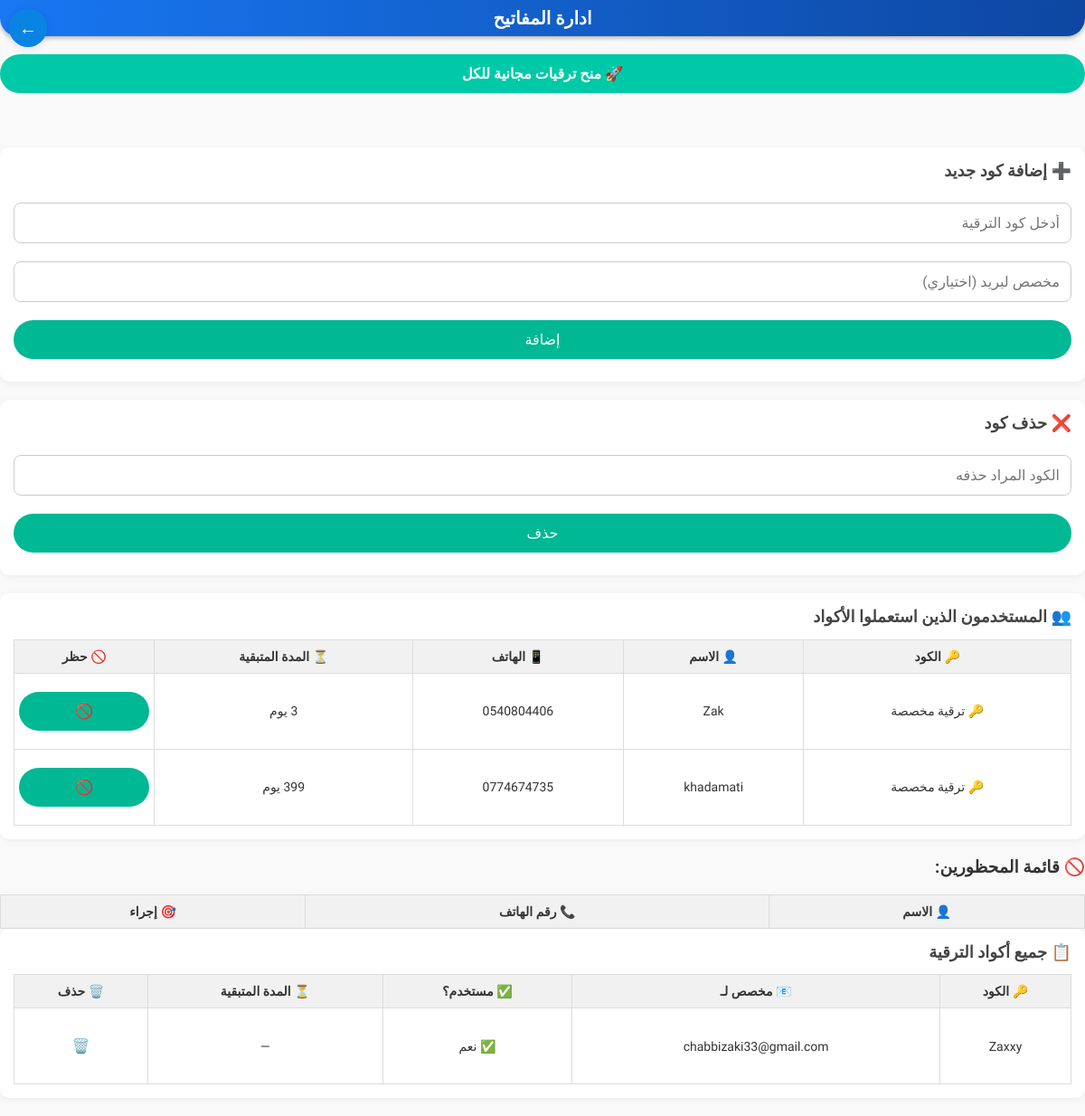
Screenshot of /admin/codes (signed in) with the database file from the repository.
### tables this page shows
CREATE TABLE users (
    id INTEGER PRIMARY KEY AUTOINCREMENT,
    name TEXT NOT NULL,
    phone TEXT UNIQUE NOT NULL,
    email TEXT UNIQUE NOT NULL,
    password TEXT NOT NULL,
    wilaya TEXT NOT NULL,
    baladiya TEXT,
    service_type TEXT NOT NULL,
    description TEXT,
    image_path TEXT,
    is_available INTEGER DEFAULT 0 CHECK(is_available IN (0, 1)),
    date_registered DATETIME DEFAULT CURRENT_TIMESTAMP,
    verification_token TEXT,
    reset_token TEXT,
    is_verified INTEGER DEFAULT 0 CHECK(is_verified IN (0, 1)),

    -- ✅ الجنس
    gender TEXT DEFAULT 'غير محدد' CHECK(gender IN ('ذكر', 'أنثى', 'غير محدد')),

    -- ✅ عرض رقم الهاتف
    show_phone INTEGER DEFAULT 1 CHECK(show_phone IN (0, 1)),

    -- خصائص الترقية
    is_upgraded INTEGER DEFAULT 0 CHECK(is_upgraded IN (0, 1)),
    upgrade_date DATETIME,
    upgrade_duration_days INTEGER DEFAULT 0,
    upgrade_code TEXT,
    is_banned INTEGER DEFAULT 0 CHECK(is_banned IN (0, 1)),

    -- صلاحية الوصول
    role TEXT DEFAULT 'user' CHECK(role IN ('admin', 'editor', 'user')),

    -- مفتاح تسجيل الدخول الخاص بالأدمن
    admin_login_key TEXT
, is_superadmin INTEGER DEFAULT 0 CHECK(is_superadmin IN (0, 1)), payment_proof_path TEXT, payment_note TEXT);

CREATE TABLE upgrade_codes (
    id INTEGER PRIMARY KEY AUTOINCREMENT,
    code TEXT UNIQUE NOT NULL,
    used INTEGER DEFAULT 0 CHECK(used IN (0, 1)),
    assigned_to TEXT,  -- email أو phone
    date_generated DATETIME DEFAULT CURRENT_TIMESTAMP,
    date_used DATETIME
);

### app.py (the view)
@app.route('/admin/codes')
def admin_codes():
    role = session.get('role')
    if role != 'admin':
        flash("🚫 فقط المشرف (admin) يمكنه تنفيذ هذا الإجراء", "danger")
        return redirect(url_for('home'))
    all_codes = get_all_upgrade_codes()
    upgraded_users = get_upgraded_users()
    conn = sqlite3.connect('database/db.sqlite')
    cursor = conn.cursor()
    cursor.execute("SELECT email, name, phone FROM users WHERE is_banned = 1")
    banned_users = cursor.fetchall()
    conn.close()
    return render_template(
        'admin_codes.html',
        all_codes=all_codes,
        upgraded_users=upgraded_users,
        banned_users=banned_users  # ✅ تمرير المتغير
    )

### upgrade.py (called while the page is built)
def get_upgraded_users():
    conn = sqlite3.connect(DB_PATH)
    cursor = conn.cursor()
    cursor.execute('''
        SELECT name, email, phone, upgrade_code, upgrade_date, upgrade_duration_days
        FROM users
        WHERE is_upgraded = 1 AND upgrade_code IS NOT NULL
    ''')
    users = []
    for name, email, phone, code, upgrade_date_str, duration in cursor.fetchall():
        if upgrade_date_str and duration:
            try:
                upgrade_dt = datetime.strptime(upgrade_date_str, "%Y-%m-%d %H:%M:%S.%f")
            except ValueError:
                upgrade_dt = datetime.strptime(upgrade_date_str, "%Y-%m-%d %H:%M:%S")
            remaining_days = (upgrade_dt + timedelta(days=duration) - datetime.utcnow()).days
        else:
            remaining_days = None
        users.append((name, email, phone, code, remaining_days))
    conn.close()
    return users

### templates/admin_codes.html (shortened to what this page needs)
<!DOCTYPE html>
<html lang="ar" dir="rtl">
<head>
</head>
<body>
  <div class ="header">ادارة
  المفاتيح</div>
<a href="{{ url_for('home') }}" class="fixed-back" title="الرئيسية">←</a>
<a href="{{ url_for('grant_upgrade_custom') }}" class="grant-upgrade-link">
  🚀  منح ترقيات مجانية للكل
</a>
<div class="section">
  <h2>➕ إضافة كود جديد</h2>
  <form method="POST" action="{{ url_for('add_code') }}">
    <input type="text" name="code" placeholder="أدخل كود الترقية" required>
    <input type="email" name="assigned_to" placeholder="مخصص لبريد (اختياري)">
    <button type="submit">إضافة</button>
  </form>
</div>
<div class="section">
  <h2>❌ حذف كود</h2>
  <form method="POST" action="{{ url_for('delete_code') }}">
    <input type="text" name="code" placeholder="الكود المراد حذفه" required>
    <button type="submit">حذف</button>
  </form>
</div>
<div class="section">
  <h2>👥 المستخدمون الذين استعملوا الأكواد</h2>
  <div class="table-container">
    <table>
      <thead>
        <tr>
          <th>🔑 الكود</th>
          <th>👤 الاسم</th>
          <th>📱 الهاتف</th>
          <th>⏳ المدة المتبقية</th>
          <th>🚫 حظر</th>
        </tr>
      </thead>
      <tbody>
        {% for user in upgraded_users %}
          <tr>
            <td>{{ user[3] or "—" }}</td>
            <td>{{ user[0] or "—" }}</td>
            <td>{{ user[2] or "—" }}</td>
            <td>
              {% if user[4] is none %}
                —
              {% elif user[4] < 0 %}
                ⛔ منتهية
              {% else %}
                {{ user[4] }} يوم
              {% endif %}
            </td>
            <td>
              <form method="POST" action="{{ url_for('ban_user') }}">
                <button type="submit">🚫</button>
              </form>
            </td>
          </tr>
        {% endfor %}
      </tbody>
    </table>
  </div>
</div>
  <h3 class="mt-4 mb-3 text-danger">🚫 قائمة المحظورين:</h3>
  <div class="table-responsive" style="max-height: 65vh; overflow-y: auto;">
    <table class="table table-striped table-bordered table-hover text-center align-middle">
      <thead class="table-dark sticky-top">
        <tr>
          <th>👤 الاسم</th>
          <th>📞 رقم الهاتف</th>
          <th>🎯 إجراء</th>
        </tr>
      </thead>
    </table>
  </div>
<div class="section">
  <h2>📋 جميع أكواد الترقية</h2>
  <div class="table-container">
    <table>
      <thead>
        <tr>
          <th>🔑 الكود</th>
          <th>📧 مخصص لـ</th>
          <th>✅ مستخدم؟</th>
          <th>⏳ المدة المتبقية</th>
          <th>🗑️ حذف</th>
        </tr>
      </thead>
      <tbody>
        {% for code in all_codes %}
          <tr>
            <td>{{ code[0] }}</td>
            <td>{{ code[1] or "—" }}</td>
            <td>{{ "✅ نعم" if code[2] else "❌ لا" }}</td>
            <td>
              {% if code[3] is none %}
                —
              {% elif code[3] < 0 %}
                ⛔ منتهية
              {% else %}
                {{ code[3] }} يوم
              {% endif %}
            </td>
            <td>
              <form method="POST" action="{{ url_for('delete_code') }}" onsubmit="return confirm('هل أنت متأكد من حذف هذا الكود؟');">
                <button type="submit" style="background-color: transparent; border: none; cursor: pointer;">🗑️</button>
              </form>
            </td>
          </tr>
        {% endfor %}
      </tbody>
    </table>
  </div>
</div>
</body>
</html>

### templates/admin_codes.html (style rules this page uses)
body { font-family: 'Cairo', sans-serif; background-color: #f9f9f9; margin: 0; direction: rtl; color: #333; }
.grant-upgrade-link { display: inline-block; background-color: #00b894; color: white; padding: 12px 20px; border-radius: 10px; text-decoration: none; font-size: 16px; font-weight: bold; transition: 0.3s; text-align: center; }
.grant-upgrade-link { display: inline-block; padding: 12px 24px; background-color: #00C9A7; color: white; text-align: center; text-decoration: none; font-weight: bold; border-radius: 30px; transition: background-color 0.3s ease, transform 0.2s ease; margin: 20px auto; display: block; }
.fixed-back { position: fixed; top: 10px; left: 10px; z-index: 1000; background-color: #0984e3; color: white; width: 42px; height: 42px; border-radius: 50%; text-align: center; line-height: 42px; font-size: 20px; text-decoration: none; box-shadow: 0 2px 8px rgba(0, 0, 0, 0.1); }
.section { background-color: #fff; padding: 15px; margin-bottom: 20px; border-radius: 10px; box-shadow: 0 2px 8px rgba(0,0,0,0.05); }
h2 { margin-top: 0; font-size: 18px; color: #444; }
input[type="text"], input[type="email"], button { padding: 12px; margin: 10px 0; border-radius: 8px; border: 1px solid #ccc; font-size: 16px; width: 100%; box-sizing: border-box; font-family: 'Cairo', sans-serif; }
button { background-color: #00b894; color: white; border: none; cursor: pointer; transition: 0.2s; font-family: 'Cairo', sans-serif; border-radius:30px; }
.table-container { overflow-x: auto; margin-top: 10px; }
table { min-width: 600px; width: 100%; border-collapse: collapse; font-size: 14px; }
th, td { text-align: center; padding: 10px 5px; border: 1px solid #ddd; }
.header { background: linear-gradient(to right, #1877f2, #0d47a1); color: white; padding: 8px 20px; text-align: center; font-size: 20px; font-weight: bold; box-shadow: 0 2px 5px rgba(0,0,0,0.3); border-bottom-left-radius: 20px; border-bottom-right-radius: 20px; }
th { background-color: #f1f1f1; }
td form { margin: 0; }

### rows the page displays
users: upgrade_code "🔑 ترقية مخصصة", name "Zak", phone "0540804406", user "3"
users: upgrade_code "🔑 ترقية مخصصة", name "khadamati", phone "0774674735"
upgrade_codes: code "Zaxxy", assigned_to "chabbizaki33@gmail.com", used "✅ نعم"
